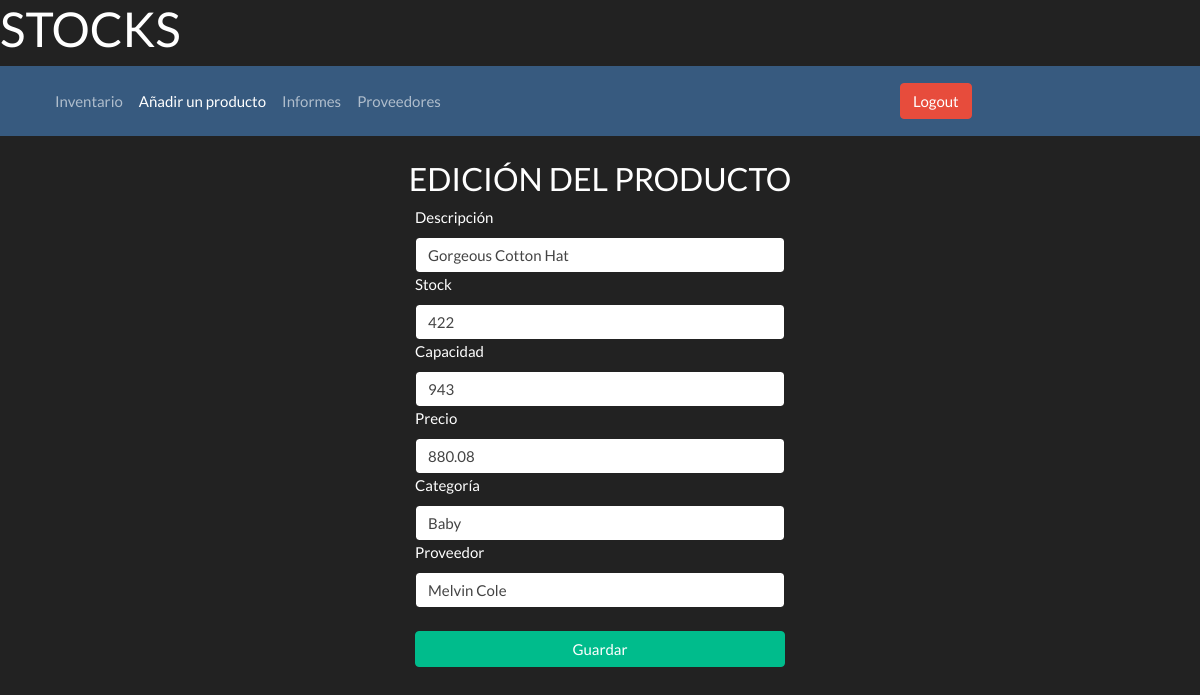
Screenshot of /editar-producto/5 with the database file from the repository.
### models.py (models this page shows, shortened)
class Producto(db.Base):
    __tablename__ = 'producto'
    __table_args__ = {'sqlite_autoincrement': True}
    id = Column(Integer, primary_key=True)
    descripcion = Column(String(200), nullable=False)
    stock = Column(Integer, nullable=False)
    capacidad = Column(Integer, nullable=False)
    precio = Column(Float, nullable=False)
    categoria = Column(String(50), nullable=False)
    proveedor = Column(String(100), nullable=False)

### stocks.py (the view)
@bp.route('/editar-producto/<id>')
def editar(id):
    producto = get_db().execute('SELECT * FROM producto WHERE id = ?', (id,)).fetchone()
    print(producto)
    return render_template('stocks/editProduct.html', producto=producto)

### db.py (called while the page is built)
def get_db():
    if 'db' not in g:
        g.db = sqlite3.connect(current_app.config['DATABASE'])
        g.db.row_factory = sqlite3.Row
    return g.db

### templates/auth.py (called while the page is built)
@bp.before_app_request
def load_logged_in_user():
    id_usuario = session.get('id_usuario')
    if id_usuario is None:
        g.usuario = None
    else:
        g.usuario = get_db().execute(
            'SELECT * FROM usuario WHERE id_usuario = ?', (id_usuario,)
        ).fetchone()

### templates/stocks/editProduct.html (shortened to what this page needs)
<!DOCTYPE html>
<html lang="en">
<head>
    <link rel="stylesheet" href="https://cdn.jsdelivr.net/npm/bootswatch@4.5.2/dist/darkly/bootstrap.min.css"
>
</head>
<body>
<main>
    <h1>STOCKS</h1>
    <nav class="navbar navbar-expand-lg navbar-dark bg-primary">
        <div class="container-fluid">
            <div class="collapse navbar-collapse" id="navbarColor03">
                <ul class="navbar-nav me-auto">
                    <li class="nav-item">
                        <a class="nav-link" href="/inventario">Inventario
                        </a>
                    </li>
                    <li class="nav-item">
                        <a class="nav-link active" href="/anadir-producto">Añadir un producto</a>
                    </li>
                    <li class="nav-item">
                        <a class="nav-link" href="/informes">Informes</a>
                    </li>
                    <li class="nav-item">
                        <a class="nav-link" href="/proveedores">Proveedores</a>
                    </li>
                </ul>
                <div class="fixed">
                    <a href="{{ url_for('auth.logout') }}" class="btn btn-danger">Logout</a>
                </div>
            </div>
        </div>
    </nav>
    <h3 class="text-center mt-4">EDICIÓN DEL PRODUCTO</h3>
    <div class="form-group">
        <div class="col-md-4 offset-md-4 my-auto">
            <form action='/editProduct/{{producto.id}}' method='post'>
                <label class="col-form-" for="inputDescripcion">Descripción</label>
                <input type="text" name=new_descripcion class="form-control" value=
                        '{{producto.descripcion}}' id="inputDescripcion" >
                <label class='col-form-' for="inputStock">Stock</label>
                <input type="number" name=new_stock class="form-control" value=
                        '{{producto.stock}}' id="inputStock">
                <label class='col-form-' for="inputCapacidad">Capacidad</label>
                <input type="number" name=new_capacidad class="form-control" value=
                        '{{producto.capacidad}}' id="inputCapacidad">
                <label class="col-form-" for="inputPrecio">Precio</label>
                <input type="number" name=new_precio class="form-control" value=
                        '{{producto.precio}}' id="inputPrecio">
                <label class="col-form-" for="inputCategoria">Categoría</label>
                <input type="text" name=new_categoria class="form-control" value=
                        '{{producto.categoria}}' id="inputCategoria">
                <label class="col-form-" for="inputCategoria">Proveedor</label>
                <input type="text" name=new_proveedor class="form-control" value=
                        '{{producto.proveedor}}' id="inputProveedor">
                <button type="submit" class="btn btn-success btn-block">Guardar</button>
            </form>
        </div>
    </div>
</main>
</body>
</html>

### templates/stocks/editProduct.html (style rules this page uses)
div.fixed { position: fixed; right: 0; width: 300px; }

### rows the page displays
Producto: new_descripcion "Gorgeous Cotton Hat", new_stock "422", new_capacidad "943", new_precio "880.08", new_categoria "Baby", new_proveedor "Melvin Cole"
